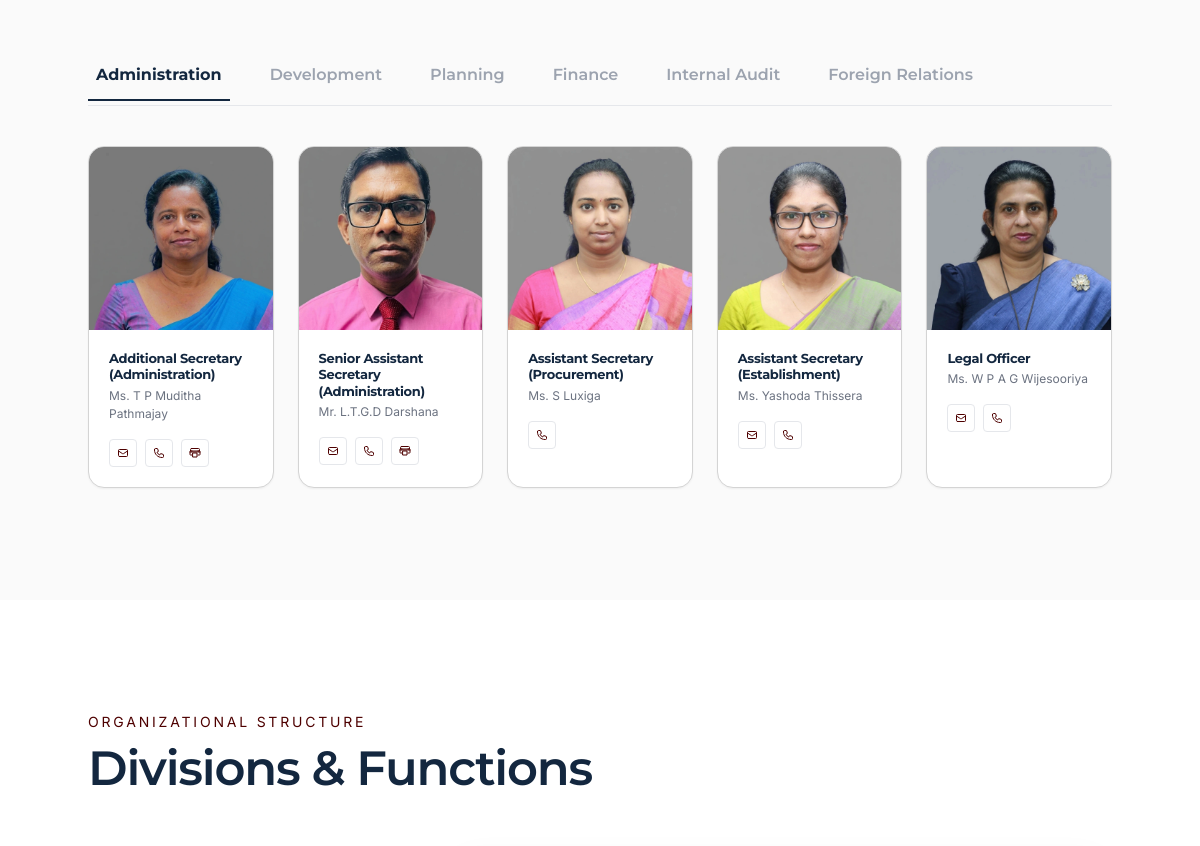
The app's page /about-us.php (middle part), older data.
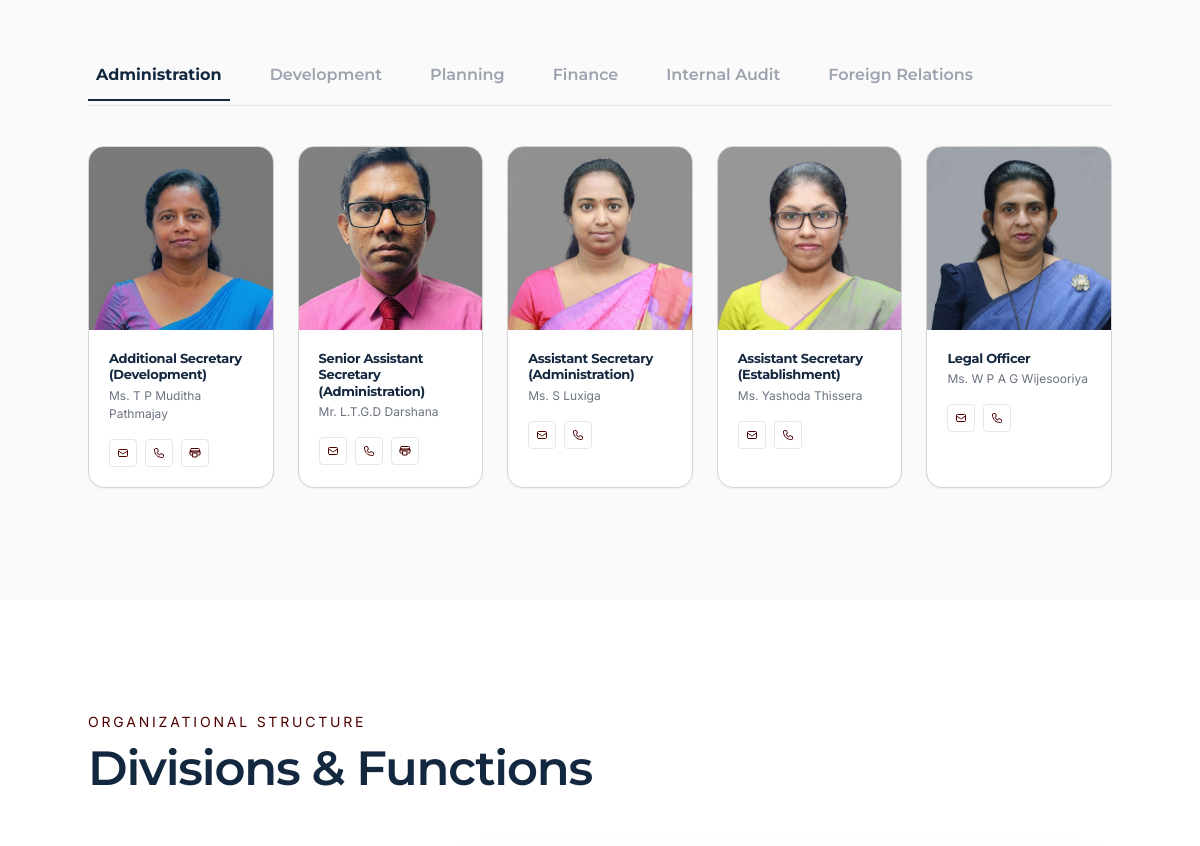
The same page, newer data.
### tables this page shows
CREATE TABLE `divisions` (
  `id` int(11) NOT NULL AUTO_INCREMENT,
  `slug` varchar(50) NOT NULL,
  `title` varchar(100) NOT NULL,
  `sort_order` int(11) NOT NULL DEFAULT 0,
  PRIMARY KEY (`id`),
  UNIQUE KEY `slug` (`slug`)
);

CREATE TABLE `officials` (
  `id` int(11) NOT NULL AUTO_INCREMENT,
  `category` enum('top','division') NOT NULL,
  `top_role` enum('minister','deputy_minister','secretary') DEFAULT NULL,
  `division_id` int(11) DEFAULT NULL,
  `title` varchar(150) NOT NULL,
  `name` varchar(150) NOT NULL,
  `designation` varchar(200) DEFAULT NULL,
  `email` varchar(150) DEFAULT NULL,
  `phone` varchar(50) DEFAULT NULL,
  `fax` varchar(50) DEFAULT NULL,
  `image_path` varchar(255) DEFAULT NULL,
  `sort_order` int(11) NOT NULL DEFAULT 0,
  `is_active` tinyint(1) NOT NULL DEFAULT 1,
  `created_at` timestamp NULL DEFAULT current_timestamp(),
  `updated_at` timestamp NULL DEFAULT current_timestamp() ON UPDATE current_timestamp(),
  PRIMARY KEY (`id`),
  KEY `division_id` (`division_id`),
  CONSTRAINT `officials_division_fk` FOREIGN KEY (`division_id`) REFERENCES `divisions` (`id`) ON DELETE SET NULL
);

### includes/officials-service.php (called while the page is built, shortened)
<?php
function getDivisions(PDO $pdo): array {
    $stmt = $pdo->prepare("SELECT * FROM divisions ORDER BY sort_order ASC");
    $stmt->execute();
    $divisions = $stmt->fetchAll(PDO::FETCH_ASSOC);
    $stmt = $pdo->prepare("SELECT * FROM officials WHERE category = 'division' AND is_active = 1 ORDER BY sort_order ASC");
    $stmt->execute();
    $allOfficials = $stmt->fetchAll(PDO::FETCH_ASSOC);
    $officialsByDivision = [];
    foreach ($allOfficials as $official) {
        $officialsByDivision[$official['division_id']][] = $official;
    }
    foreach ($divisions as &$div) {
        $dbId = $div['id'];
        $div['id'] = $div['slug'] . '-tab';
        if ($div['slug'] === 'administration') $div['id'] = 'admin-tab';
        if ($div['slug'] === 'development') $div['id'] = 'dev-tab';
        $div_people = $officialsByDivision[$dbId] ?? [];
    }
    return $divisions;
}

### about-us.php (the view, shortened to what this page needs)
<?php
require_once 'admin/includes/db.php';
require_once 'includes/officials-service.php';
$departments   = getDivisions($pdo);
include 'includes/header.php';
?>
<section class="py-20 md:py-28 px-4 md:px-16 bg-[#FAFAFA]">
    <div class="container mx-auto">
        <div class="flex overflow-x-auto gap-4 md:gap-8 mb-10 border-b border-gray-200 pb-1 scrollbar-none"
            id="officials-tabs">
            <?php foreach ($departments as $index => $dept): ?>
                <?php
                    $tabStateClass = $index === 0 ? 'border-primary text-primary font-bold' : 'border-transparent text-gray-400 hover:text-gray-700 font-semibold';
                ?>
                <button onclick="switchDepartmentTab('<?php echo $dept['id']; ?>')" id="tab-btn-<?php echo $dept['id']; ?>"
                    class="px-2 py-3 border-b-2 <?php echo $tabStateClass; ?> font-montserrat whitespace-nowrap text-sm md:text-base cursor-pointer transition-colors">
                    <?php echo $dept['title']; ?>
                </button>
            <?php endforeach; ?>
        </div>
        <div id="officials-tab-contents">
            <?php foreach ($departments as $index => $dept): ?>
                <div id="tab-content-<?php echo $dept['id']; ?>"
                    class="dept-tab-content <?php echo $index === 0 ? '' : 'hidden'; ?>">
                    <div class="grid grid-cols-2 md:grid-cols-3 lg:grid-cols-5 gap-3 sm:gap-6">
                        <?php foreach ($dept['people'] as $person): ?>
                            <div
                                class="bg-white rounded-2xl overflow-hidden border-[0.5px] border-[#D4D4D4] shadow-sm hover:shadow-md transition-shadow group">
                                <div class="overflow-hidden bg-gray-100 flex items-center justify-center aspect-square">
                                    <?php if ($person['image']): ?>
                                        <img loading="lazy" src="<?php echo $person['image']; ?>" alt="<?php echo $person['name']; ?>"
                                            class="w-full h-full object-contain group-hover:scale-105 transition-transform duration-500">
                                    <?php endif; ?>
                                </div>
                                <div class="p-4 sm:p-5">
                                    <h4
                                        class="font-bold font-montserrat text-primary text-[12px] sm:text-[13px] mb-1 leading-tight">
                                        <?php echo $person['designation']; ?></h4>
                                    <p class="text-[11px] sm:text-[12px] text-gray-500 font-inter mb-4">
                                        <?php echo $person['name']; ?></p>
                                    <div class="flex gap-1.5 sm:gap-2 relative z-10">
                                        <?php if ($person['email']): ?>
                                            <button
                                                onclick="copyToClipboard('<?php echo trim($person['email']); ?>', 'Email address copied!')"
                                                class="w-6 h-6 sm:w-7 sm:h-7 rounded border border-gray-200 flex items-center justify-center text-secondary hover:bg-secondary hover:text-white transition-colors cursor-pointer"
                                                title="Copy Email: <?php echo trim($person['email']); ?>">
                                                <svg class="w-3 h-3 pointer-events-none" fill="none" stroke="currentColor"
                                                    stroke-width="2" viewBox="0 0 24 24">
                                                    <path stroke-linecap="round" stroke-linejoin="round"
                                                        d="M3 8l7.89 5.26a2 2 0 002.22 0L21 8M5 19h14a2 2 0 002-2V7a2 2 0 00-2-2H5a2 2 0 00-2 2v10a2 2 0 002 2z">
                                                    </path>
                                                </svg>
                                            </button>
                                        <?php endif; ?>
                                        <?php if ($person['phone']): ?>
                                            <a href="tel:<?php echo preg_replace('/[^0-9+]/', '', $person['phone']); ?>"
                                                class="w-6 h-6 sm:w-7 sm:h-7 rounded border border-gray-200 flex items-center justify-center text-secondary hover:bg-secondary hover:text-white transition-colors cursor-pointer"
                                                title="<?php echo trim($person['phone']); ?>">
                                            </a>
                                        <?php endif; ?>
                                        <?php if ($person['fax']): ?>
                                            <a href="tel:<?php echo preg_replace('/[^0-9+]/', '', $person['fax']); ?>"
                                                class="w-6 h-6 sm:w-7 sm:h-7 rounded border border-gray-200 flex items-center justify-center text-secondary hover:bg-secondary hover:text-white transition-colors cursor-pointer"
                                                title="Fax: <?php echo trim($person['fax']); ?>">
                                            </a>
                                        <?php endif; ?>
                                    </div>
                                </div>
                            </div>
                        <?php endforeach; ?>
                    </div>
                </div>
            <?php endforeach; ?>
        </div>
    </div>
</section>
<section class="py-20 md:py-28 px-4 md:px-16 bg-white" id="divisions-functions">
    <div class="container mx-auto" data-aos="fade-up">
        <div class="mb-14">
            <p class="text-secondary font-normal text-xs md:text-sm uppercase tracking-[0.2em] mb-3 font-inter">
                Organizational Structure</p>
            <h2 class="section-title">
                Divisions & Functions</h2>
        </div>
    </div>
</section>
<?php include 'includes/footer.php'; ?>

### includes/header.php (shortened to what this page needs)
<!DOCTYPE html>
<html lang="en">
<head>
    <?php
    $css_path = dirname(__DIR__) . '/assets/css/style.css';
    $css_version = file_exists($css_path) ? filemtime($css_path) : time();
    ?>
    <link rel="stylesheet" href="assets/css/style.css?v=<?= $css_version ?>">
    <link href="https://unpkg.com/aos@2.3.1/dist/aos.css" rel="stylesheet">
</head>
<body class="bg-white text-gray-800 antialiased scroll-smooth flex flex-col min-h-screen">
    <main id="main-content" class="flex-grow animate-fade-in">

### includes/footer.php (shortened to what this page needs)
    </main>
</body>
</html>

### includes/header.php (style rules this page uses)
html, body { overflow-x: clip !important; }
body { top: 0px !important; position: relative !important; }

Row changes from the older to the newer data that the page shows:
changed officials "Ms. T P Muditha Pathmajay": designation "Additional Secretary (Administration)" → "Additional Secretary (Development)"
changed officials "Ms. S Luxiga": designation "Assistant Secretary (Procurement)" → "Assistant Secretary (Administration)"; email empty → "skluxi@gmail.com" (drawn)
